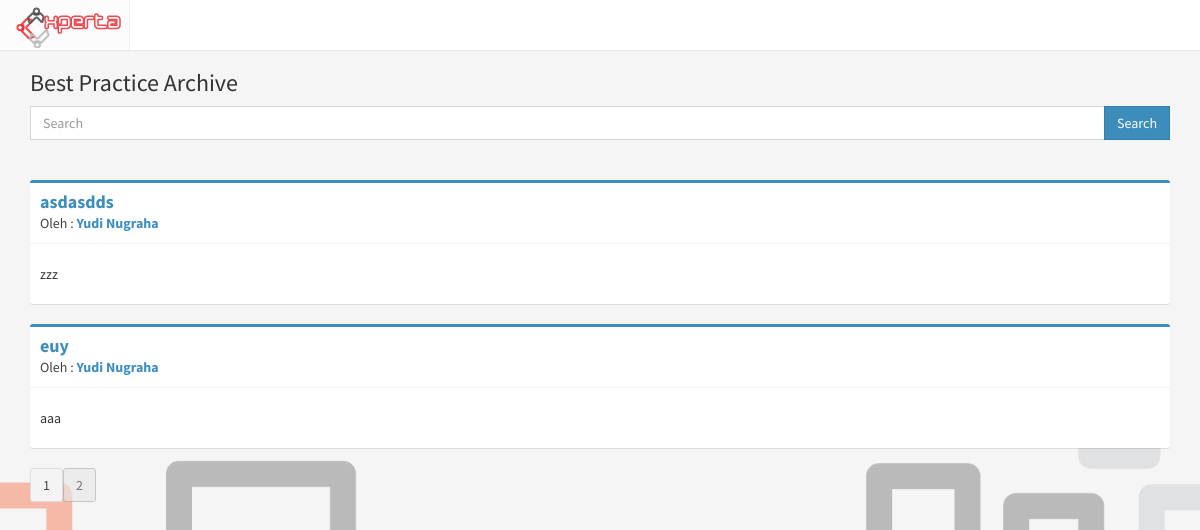
The page /cop/bp_archive/2 on the database as committed earlier.
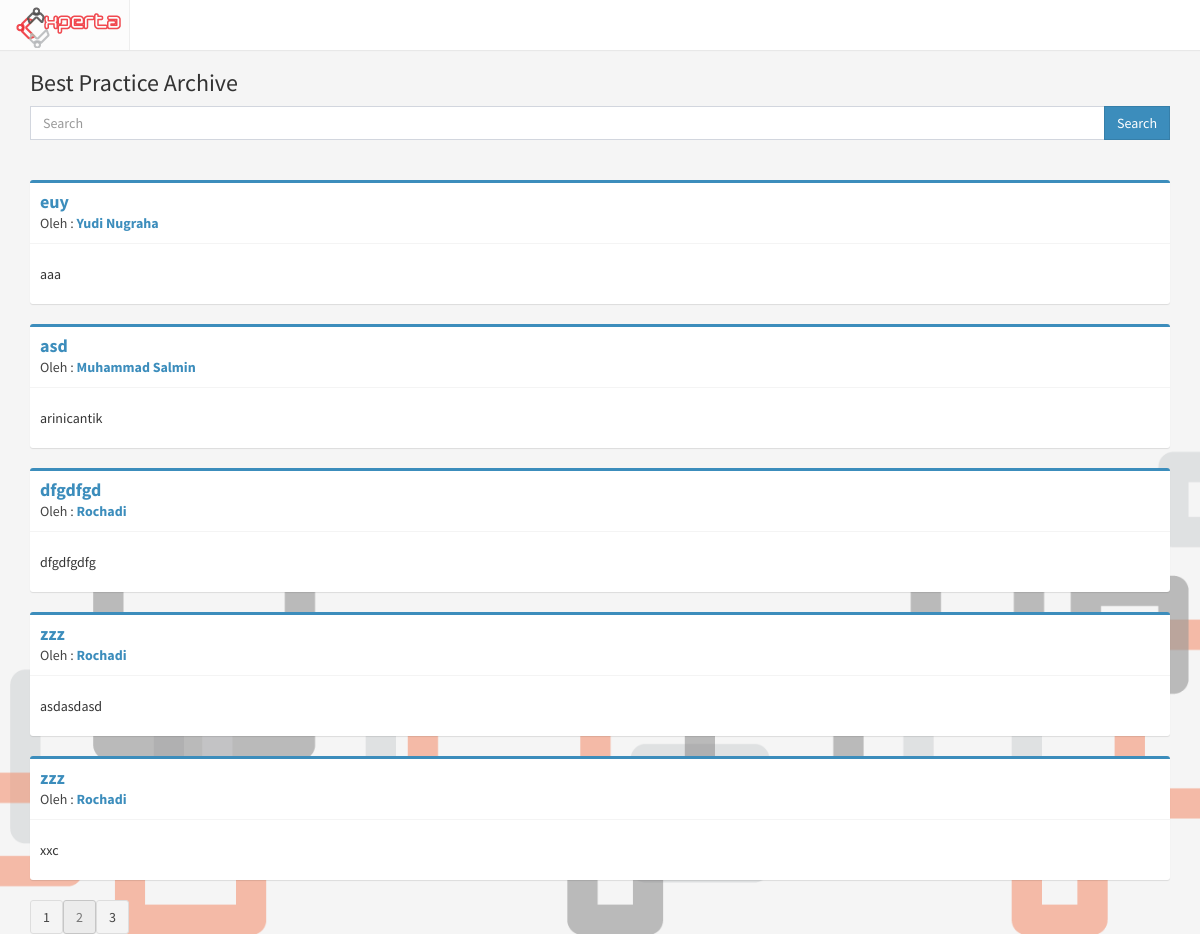
The same page on the database as committed later.
### tables this page shows
CREATE TABLE `cop` (
  `id_cop` int(11) NOT NULL,
  `id_scope` int(11) DEFAULT NULL,
  `id_user` int(11) NOT NULL,
  `title` varchar(200) NOT NULL,
  `content` text NOT NULL,
  `summary` text,
  `type` int(11) NOT NULL,
  `created_at` timestamp NOT NULL DEFAULT CURRENT_TIMESTAMP,
  `updated_at` timestamp NOT NULL DEFAULT CURRENT_TIMESTAMP ON UPDATE CURRENT_TIMESTAMP,
  `status` int(11) NOT NULL DEFAULT '1'
);

### index.php (called while the page is built, shortened)
<?php
require_once BASEPATH.'core/CodeIgniter.php';

### application/models/Cop_model.php (called while the page is built, shortened)
<?php
	class Cop_model extends CI_Model
	{
		function bp_archive($page, $q=''){
			$page = ($page * 5);
			return $this->db->query("SELECT title, scope_name, id_cop, content, cop.created_at, cop.updated_at, fullname, (SELECT COUNT(*) FROM cop WHERE type=2 AND status = 0 AND (title LIKE '%$q%' OR content LIKE '%$q%')) AS count
				FROM cop, user, profile, scope
				WHERE cop.id_user = user.id_user
					AND cop.id_scope = scope.id_scope
					AND user.id_user = profile.id_user
					AND type = 2
					AND status = 0
					AND (title LIKE '%$q%' OR content LIKE '%$q%')
				LIMIT $page, 5
				")->result();
		}
	}

### application/views/cop/bp_archive.php (the view, shortened to what this page needs)
<?php include 'application/views/header.php' ?>
		<div class="container">
			<div class="row">
				<div class="col-md-12">
						<h3>Best Practice Archive</h3>
						<form>
						<div class="input-group">
			                    <input type="text" name="q" class="form-control" placeholder="Search" >
			                    <span class="input-group-btn">
			                    	<button class="btn btn-primary btn-flat" type="submit">Search</button>
			                	</span>
		                </div>
		                	</form>
						<?php foreach ($list_bp as $inov): ?>
							<div class="box box-primary">
								<div class="box-header with-border">
									<h3 class="box-title">
									<strong><a href="<?= site_url('cop/bp_view/'.$inov->id_cop); ?>">
									<?= $inov->title ?>
									</a></strong>
									</h3>
										<div class="author">
												Oleh :
											<a href="">
												<strong><?= $inov->fullname ?></strong>
											</a>
										</div>
								</div>
								<div class="box-body">
									<p><?= substr($inov->content, 0, 100) ?></p>
								</div>
							</div>
						<?php endforeach ?>
						<?php echo $page ?>
				</div>
			</div>
		</div>
	</body>
</html>

### application/controllers/Cop.php (shortened to what this page needs)
<?php
class Cop extends CI_Controller
{
	function __construct(){
		$this->load->model('Cop_model');
	}
	public function bp_archive($page=1){
		$page--;
		$data['title'] = "Best Practive Archive";
		$q = $this->input->get('q');
		$data['list_bp'] = $this->Cop_model->bp_archive($page, $q);
		$count = @$data['list_bp'][0]->count;
		$halaman = (int) ceil($count / 5);
		$data['page'] = '';
		for ($i=1; $i <= $halaman; $i++) {
			if ($i == $page+1) {
				$data['page'] .= "<a href='".site_url('cop/bp_archive/'.$i)."' class='btn btn-default active disabled'>$i</a>";
			}else{
				$data['page'] .= "<a href='".site_url('cop/bp_archive/'.$i)."' class='btn btn-default'>$i</a>";
			}
		}
		$this->load->view('cop/bp_archive',$data);
	}
}

Rows that differ between the two databases and show on the page:
no longer on this page (row unchanged): cop: title "asdasdds", fullname "Yudi Nugraha", content "zzz"
now on this page (row unchanged): cop: title "asd", fullname "Muhammad Salmin", content "arinicantik"
added cop: title "dfgdfgd", fullname "Rochadi", content "dfgdfgdfg"
added cop: title "zzz", fullname "Rochadi", content "asdasdasd"
added cop: title "zzz", fullname "Rochadi", content "xxc"
